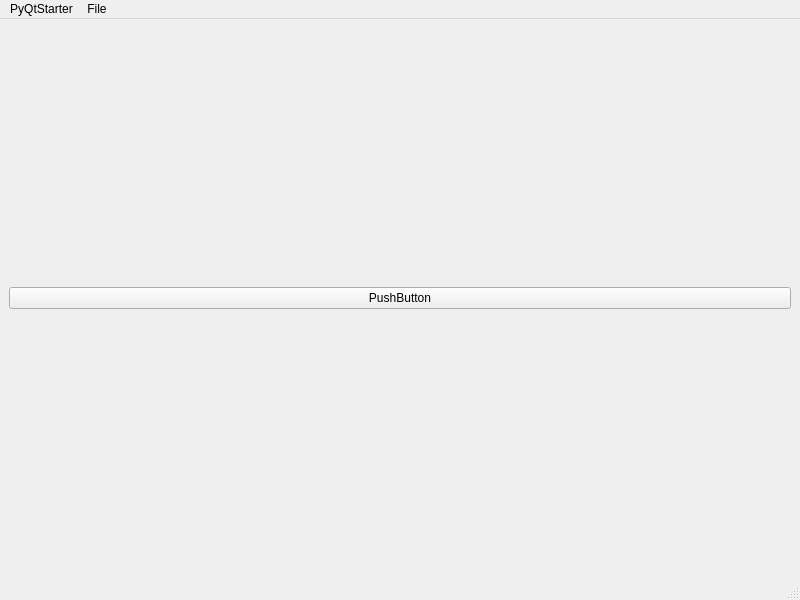
<?xml version="1.0" encoding="UTF-8"?>
<ui version="4.0">
 <class>MainWindow</class>
 <widget class="QMainWindow" name="MainWindow">
  <property name="geometry">
   <rect>
    <x>0</x>
    <y>0</y>
    <width>800</width>
    <height>600</height>
   </rect>
  </property>
  <property name="windowTitle">
   <string>PyQtStarter Minimal Example</string>
  </property>
  <widget class="QWidget" name="centralwidget">
   <layout class="QHBoxLayout" name="horizontalLayout">
    <item>
     <widget class="QPushButton" name="centeredPushButton">
      <property name="text">
       <string>PushButton</string>
      </property>
     </widget>
    </item>
   </layout>
  </widget>
  <widget class="QMenuBar" name="menubar">
   <property name="geometry">
    <rect>
     <x>0</x>
     <y>0</y>
     <width>800</width>
     <height>22</height>
    </rect>
   </property>
   <widget class="QMenu" name="menuFile">
    <property name="title">
     <string>PyQtStarter</string>
    </property>
   </widget>
   <widget class="QMenu" name="menuFile_2">
    <property name="title">
     <string>File</string>
    </property>
    <addaction name="actionAbout_Qt"/>
   </widget>
   <addaction name="menuFile"/>
   <addaction name="menuFile_2"/>
  </widget>
  <widget class="QStatusBar" name="statusbar"/>
  <action name="actionAbout_Qt">
   <property name="text">
    <string>About Qt</string>
   </property>
  </action>
 </widget>
 <resources/>
 <connections/>
</ui>
